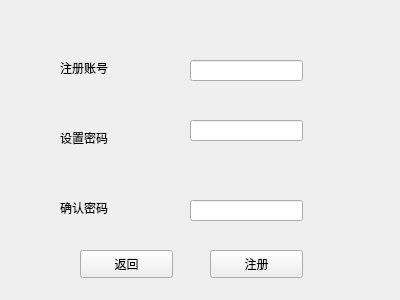
<?xml version="1.0" encoding="UTF-8"?>
<ui version="4.0">
 <class>Login</class>
 <widget class="QWidget" name="Login">
  <property name="geometry">
   <rect>
    <x>0</x>
    <y>0</y>
    <width>400</width>
    <height>300</height>
   </rect>
  </property>
  <property name="windowTitle">
   <string>Form</string>
  </property>
  <widget class="QLabel" name="label">
   <property name="geometry">
    <rect>
     <x>60</x>
     <y>60</y>
     <width>72</width>
     <height>15</height>
    </rect>
   </property>
   <property name="styleSheet">
    <string notr="true">color: rgb(0, 0, 0);</string>
   </property>
   <property name="text">
    <string>注册账号</string>
   </property>
  </widget>
  <widget class="QLabel" name="label_2">
   <property name="geometry">
    <rect>
     <x>60</x>
     <y>130</y>
     <width>72</width>
     <height>15</height>
    </rect>
   </property>
   <property name="styleSheet">
    <string notr="true">color: rgb(0, 0, 0);</string>
   </property>
   <property name="text">
    <string>设置密码</string>
   </property>
  </widget>
  <widget class="QLabel" name="label_3">
   <property name="geometry">
    <rect>
     <x>60</x>
     <y>200</y>
     <width>72</width>
     <height>15</height>
    </rect>
   </property>
   <property name="styleSheet">
    <string notr="true">color: rgb(0, 0, 0);</string>
   </property>
   <property name="text">
    <string>确认密码</string>
   </property>
  </widget>
  <widget class="QLineEdit" name="le_1">
   <property name="geometry">
    <rect>
     <x>190</x>
     <y>60</y>
     <width>113</width>
     <height>21</height>
    </rect>
   </property>
  </widget>
  <widget class="QLineEdit" name="le_2">
   <property name="geometry">
    <rect>
     <x>190</x>
     <y>120</y>
     <width>113</width>
     <height>21</height>
    </rect>
   </property>
  </widget>
  <widget class="QLineEdit" name="le_3">
   <property name="geometry">
    <rect>
     <x>190</x>
     <y>200</y>
     <width>113</width>
     <height>21</height>
    </rect>
   </property>
  </widget>
  <widget class="QPushButton" name="btn_1">
   <property name="geometry">
    <rect>
     <x>210</x>
     <y>250</y>
     <width>93</width>
     <height>28</height>
    </rect>
   </property>
   <property name="text">
    <string>注册</string>
   </property>
  </widget>
  <widget class="QLabel" name="label_background">
   <property name="geometry">
    <rect>
     <x>-10</x>
     <y>0</y>
     <width>421</width>
     <height>301</height>
    </rect>
   </property>
   <property name="styleSheet">
    <string notr="true">border-image: url(:/picture/13.png);</string>
   </property>
   <property name="text">
    <string/>
   </property>
  </widget>
  <widget class="QPushButton" name="btn_return">
   <property name="geometry">
    <rect>
     <x>80</x>
     <y>250</y>
     <width>93</width>
     <height>28</height>
    </rect>
   </property>
   <property name="text">
    <string>返回</string>
   </property>
  </widget>
  <zorder>label_background</zorder>
  <zorder>label</zorder>
  <zorder>label_2</zorder>
  <zorder>label_3</zorder>
  <zorder>le_1</zorder>
  <zorder>le_2</zorder>
  <zorder>le_3</zorder>
  <zorder>btn_1</zorder>
  <zorder>btn_return</zorder>
 </widget>
 <resources/>
 <connections/>
</ui>
